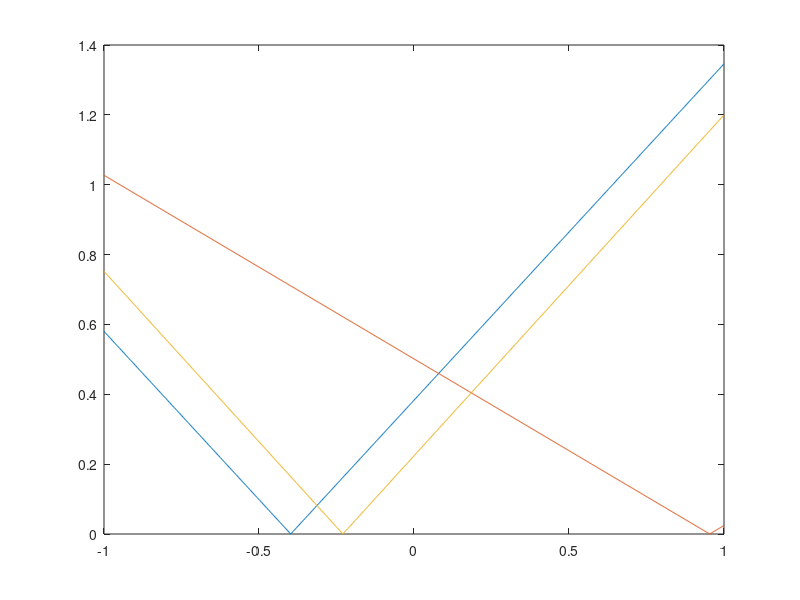
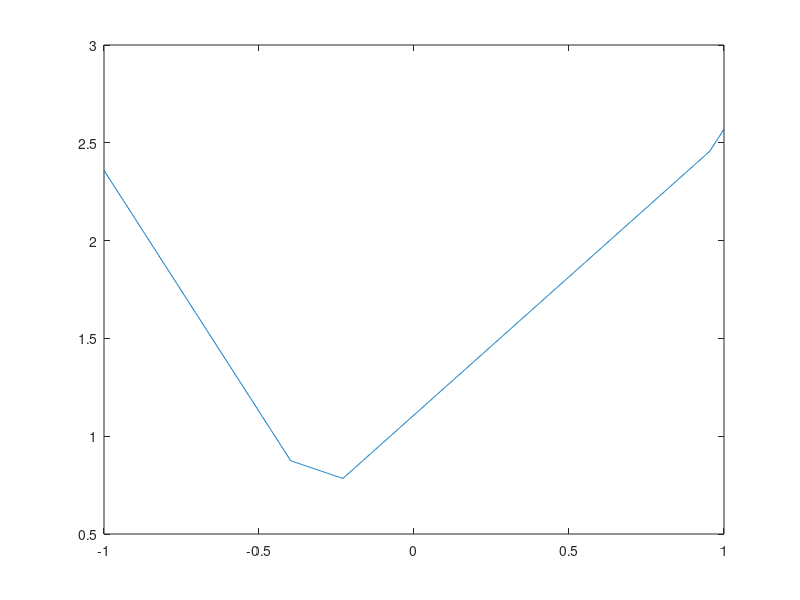

Recreate these plots in MATLAB, in order.
close all;
x = linspace(-1, 1, 2^10);
n = 3;
shifts = (1-2*rand(n,1))*1;
lambda = 1*rand(n,1);
x_hat = zeros(2^10, 1)';
for i=1:n
    plot(x, lambda(i)*abs(x - shifts(i)))
    hold on

    x_hat = x_hat + lambda(i)*abs(x - shifts(i));
end

figure
plot(x, x_hat)


